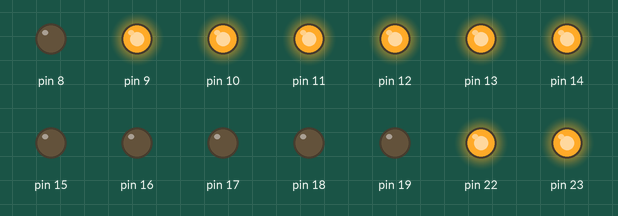
Bench run of a sketch on a simulated Arduino Uno, built with avr-gcc and run on an emulated ATmega328P. On the bench: output pins drawn as LEDs (lit = HIGH).

Above: at 0.5 s.
At 1.5 s:
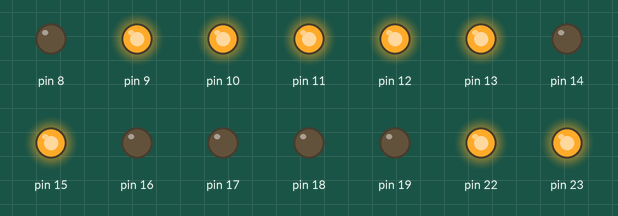
At 2.5 s:
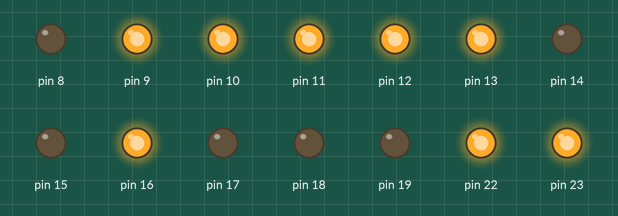
At 3.5 s:
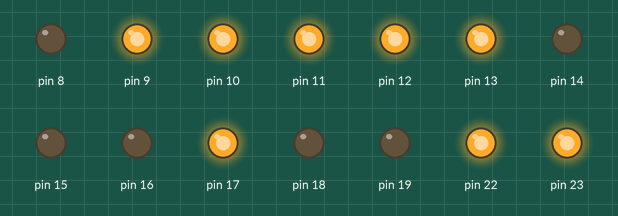
At 4.5 s:
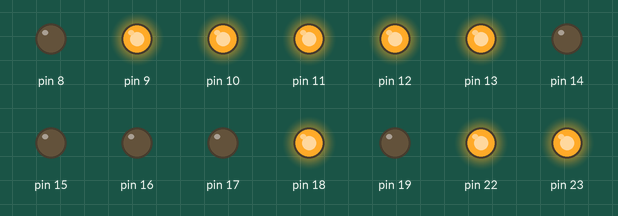
Timing chart, 0 to 5.8 s (numbered marks = the images above):
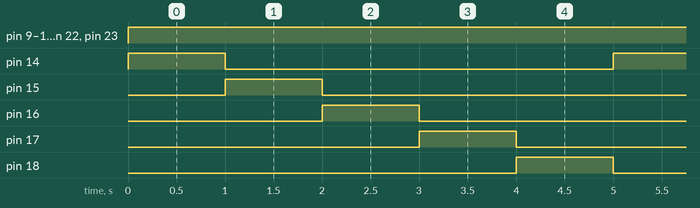

The sketch:

4.1.ino
```cpp
#include <avr/io.h>
#include <util/delay.h>
#include <avr/interrupt.h>

int main()
{
  DDRB = 0xFF;
  DDRC = 0xFF;
  PORTB = 0xFF;
  PORTC = 0x00;
  while(true){
    PORTC = 0x01;
    PORTB = 0xFE;
    _delay_ms(1000);
    PORTC = 0x02;
    _delay_ms(1000);
    PORTC = 0x04;
    _delay_ms(1000);
    PORTC = 0x08;
    _delay_ms(1000);
    PORTC = 0x10;
    _delay_ms(1000);
  }
}
```

Measured:
- by itself, pin 9–13, pin 22, pin 23: LOW → HIGH at 0.00 s
- by itself, pin 14–18: alternates HIGH for 1.0 s and LOW for 4.0 s
- by itself, everything shown: repeats every 5.0 s, in 5 steps
